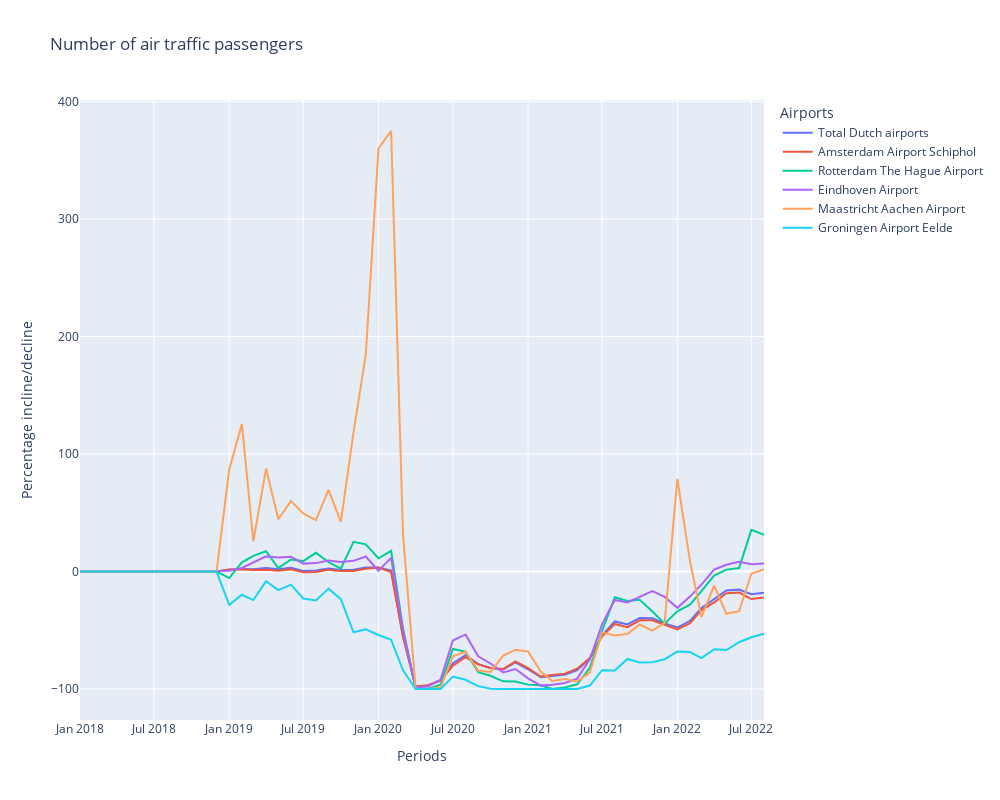

Notebook source saved alongside this figure:
### Code cell
#Figure is added with the relative incline/ decline of the airport
fig = px.line(at_df_complete, y='Percentage incline/decline',
              color='Airports', title='Number of air traffic passengers', width=1000, height=800)



fig.show()
